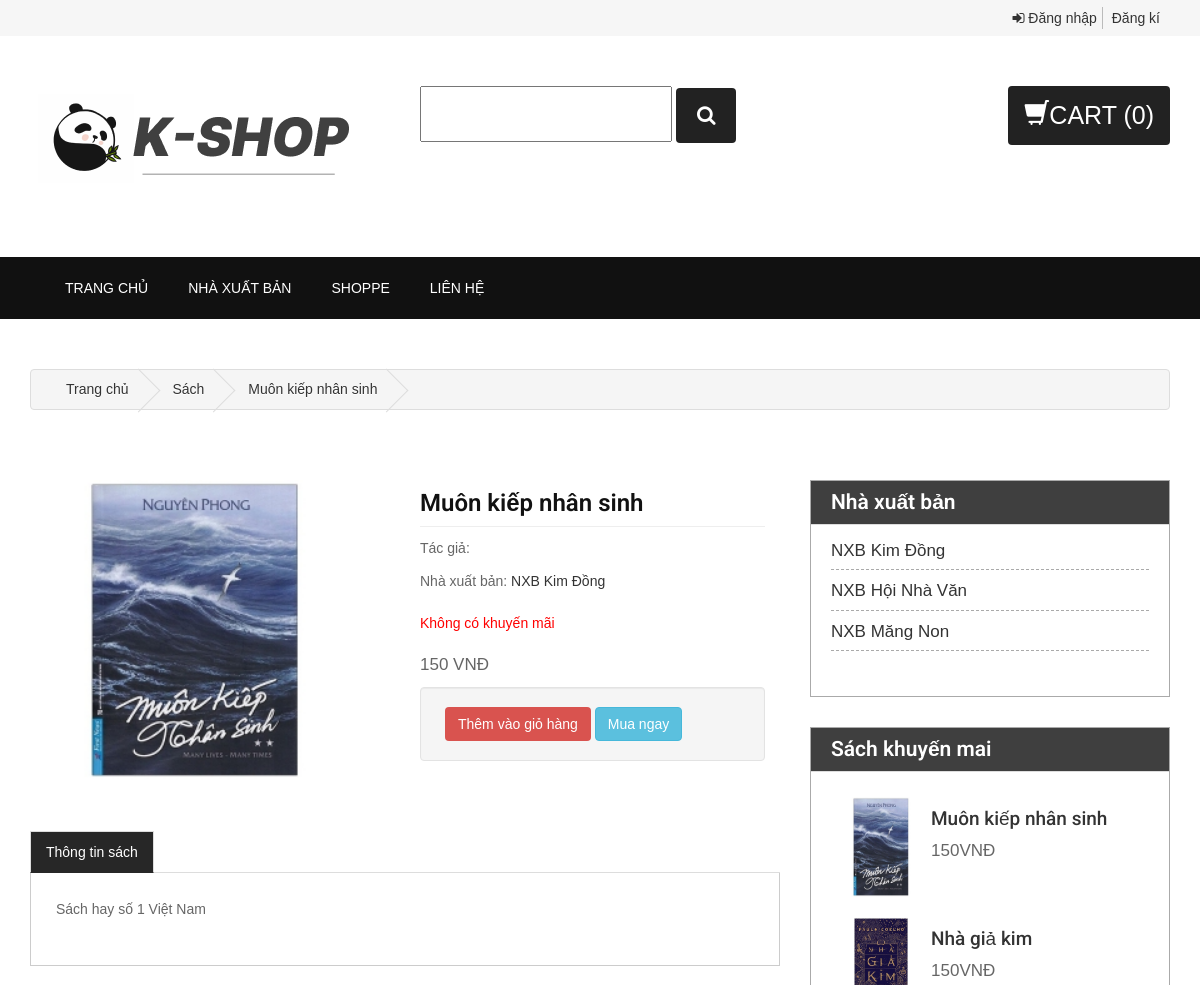
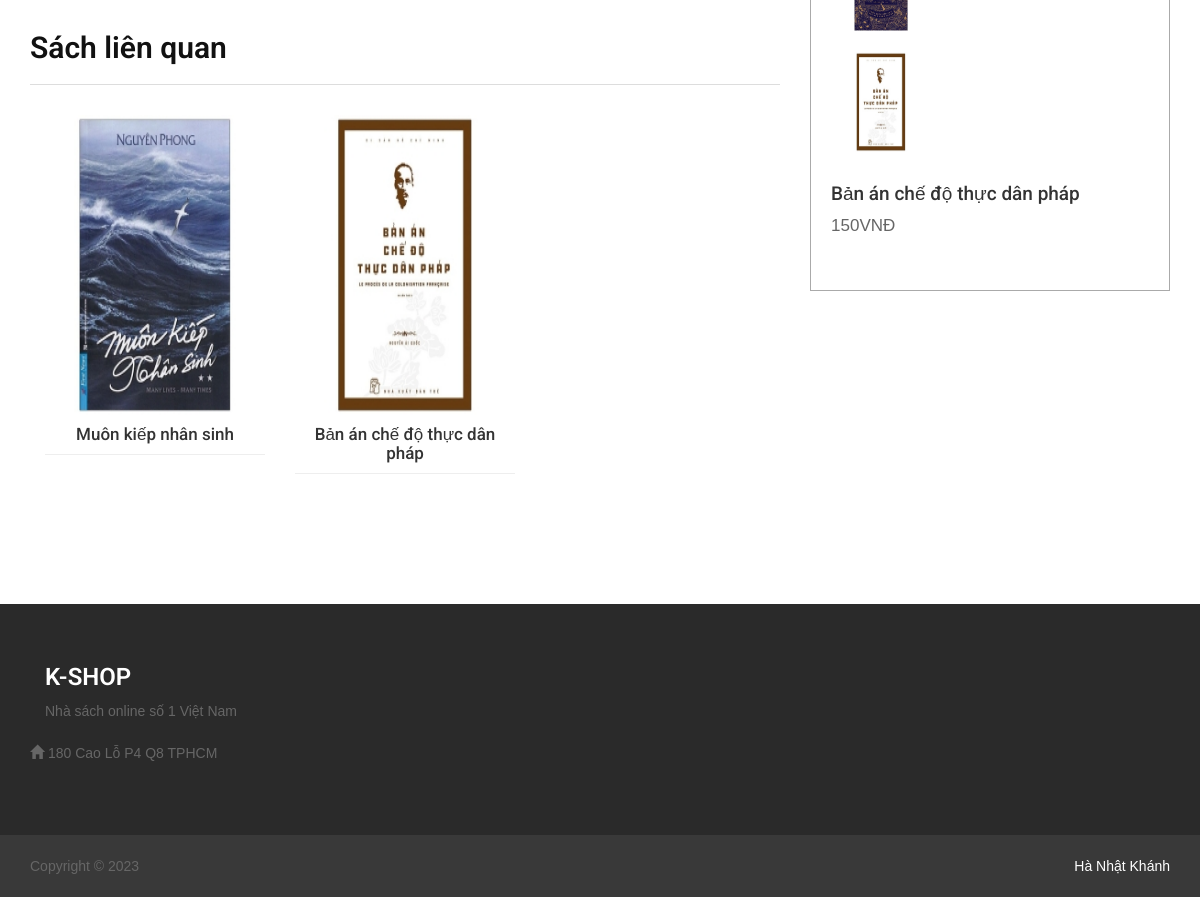
Screenshot of /product.php?sp_id=3 with the database file from the repository (2 pictures, top to bottom).
### tables this page shows
CREATE TABLE IF NOT EXISTS `sanpham` (
  `sp_id` int(11) NOT NULL AUTO_INCREMENT,
  `sp_ten` varchar(255) NOT NULL,
  `sp_gia` int(255) NOT NULL,
  `sp_giakhuyenmai` int(11) NOT NULL,
  `sp_img` varchar(255) NOT NULL,
  `sp_khuyenmai` tinyint(1) NOT NULL,
  `nxb_id` int(11) NOT NULL,
  `sp_mota` text NOT NULL,
  `tacgia` varchar(255) NOT NULL,
  PRIMARY KEY (`sp_id`),
  KEY `FK1` (`nxb_id`)
);

CREATE TABLE IF NOT EXISTS `nhaxuatban` (
  `nxb_id` int(11) NOT NULL AUTO_INCREMENT,
  `nxb_name` varchar(255) NOT NULL,
  PRIMARY KEY (`nxb_id`)
);

### product.php (the view, shortened to what this page needs)
<?php
include 'head.php';
include 'header.php';
include 'menu.php';
?>
<div id="page-content" class="single-page">
	<?php
	require 'connect/config.php';
	$id = $_GET["sp_id"];
	$query = "SELECT s.sp_id,s.sp_ten,s.sp_gia,s.sp_giakhuyenmai,s.sp_img,sp_khuyenmai,s.nxb_id,s.sp_mota,s.tacgia,n.nxb_name , n.nxb_id
   from sanpham s
   LEFT JOIN nhaxuatban n on n.nxb_id = s.nxb_id WHERE  s.sp_id = " . $id;
	$result = $conn->query($query);
	$row = $result->fetch_assoc();
	?>
	<div class="container">
		<div class="row">
			<div class="col-lg-12">
				<ul class="breadcrumb">
					<li><a href="index.php">Trang chủ</a></li>
					<li><a href="#">Sách</a></li>
					<li><a href="#"><?php echo $row["sp_ten"] ?></a></li>
				</ul>
			</div>
		</div>
		<div class="row">
			<div id="main-content" class="col-md-8">
				<div class="product">
					<div class="col-md-6">
						<div class="image">
							<img src="img/<?php echo $row["sp_img"] ?>" style="width:300px;height:300px" />
						</div>
					</div>
					<div class="col-md-6">
						<div class="caption">
							<div class="name">
								<h5><?php echo $row["sp_ten"] ?></h5>
							</div>
							<div class="info">
								<ul>
									<li>Tác giả: <b><?php echo $row["tacgia"] ?></b></li>
									<li>Nhà xuất bản: <a href=""><?php echo $row["nxb_name"] ?></a>
									</li>
								</ul>
							</div>
							<?php
							if ($row["sp_khuyenmai"] == false) {
							?>
								<p style="color:red">Không có khuyến mãi</p>
								<div class="price"><?php echo $row["sp_gia"] ?> VNĐ<span></span></div>
							<?php
							}
							?>
							<div class="well">
								<form name="form3" id="ff3" method="POST" action="">
									<input type="submit" name="submit" id="add-to-cart" class="btn btn-2" value="Thêm vào giỏ hàng" />
									<a href="#" class="btn btn-info" data-toggle="modal" data-target="#myModal">Mua ngay</a>
								</form>
							</div>
						</div>
					</div>
				</div>
				<div class="product-desc">
					<ul class="nav nav-tabs">
						<li class="active"><a href="#description">Thông tin sách</a></li>
					</ul>
					<div class="tab-content">
						<div id="description" class="tab-pane fade in active">
							<div innerHTML>
								<p><?php echo $row["sp_mota"] ?></p>
							</div>
						</div>
					</div>
				</div>
				<?php
				include "sanphamlienquan.php"
				?>
			</div>
		</div>
		<?php
		include "sidebar.php"
		?>
	</div>
</div>
</div>
<?php
include "footer.php"
?>
</body>
</html>

### sanphamlienquan.php
<div class="product-related">
						<div class="heading"><h2>Sách liên quan</h2></div>
						<div class="products">
						<?php
   require 'connect/config.php';
   $nxb = $row["nxb_id"];
   $truyvan="SELECT sp_id,sp_ten,sp_gia,sp_img
   from sanpham
	WHERE  nxb_id = '$nxb'  limit 3 " ;
   $re = $conn->query($truyvan);
   if ($re ->num_rows > 0) {
	while($dong = $re ->fetch_assoc()) {
?>
							<div class="col-lg-4 col-md-4 col-xs-12">
								<div class="product">
									<div class="image"><a href="product.php?sp_id=<?php echo $dong["sp_id"]?>"><img src="img/<?php echo $dong["sp_img"]?>" style="width:300px;height:300px"/></a></div>
									<div class="caption">
										<div class="name"><h3><a href="product.php?sp_id=<?php echo $dong["sp_id"]?>"><?php echo $dong["sp_ten"]?></a></h3></div>
									</div>
								</div>
							</div>
							<?php
	}
}
							?>
						</div>

### sidebar.php
<div id="sidebar" class="col-md-4">
	<div class="widget wid-categories">
		<div class="heading">
			<h4>Nhà xuất bản</h4>
		</div>
		<div class="content">
			<ul>
				<?php
				require 'connect/config.php';
				$layidrandom = "SELECT nxb_id,nxb_name  from nhaxuatban";
				$kq = $conn->query($layidrandom);
				if ($kq->num_rows > 0) {
					while ($d = $kq->fetch_assoc()) {
				?>
						<li><a href="category.php?nxb_id=<?php echo $d["nxb_id"] ?>"><?php echo $d["nxb_name"] ?></a></li>
				<?php
					}
				}
				?>
			</ul>
		</div>
	</div>
	<div class="widget wid-product">
		<div class="heading">
			<h4>Sách khuyến mai</h4>
		</div>
		<div class="content">
			<?php
			$query = "SELECT * from sanpham where sp_khuyenmai = 0 limit 4;";
			$rs = $conn->query($query);
			if ($rs->num_rows > 0) {
				while ($row = $rs->fetch_assoc()) {
			?>
					<div class="product">
						<a href="product.php?sp_id=<?php echo $row["sp_id"] ?>"><img src="img/<?php echo $row["sp_img"] ?>" style="width:80px;height:100px" /></a>
						<div class="wrapper">
							<h5><a href="product.php?sp_id=<?php echo $row["sp_id"] ?>"><?php echo $row["sp_ten"] ?></a></h5>
							<div class="price"><?php echo $row["sp_gia"] ?>VNĐ</div>
						</div>
					</div>
			<?php
				}
			}
			?>
		</div>
	</div>
</div>

### css/style.css (style rules this page uses)
body { font-family: Arial;color: #666;background-color: #fff;font-size: 14px;line-height: 1.6em;font-weight: 400; }
html, body { width:100%; padding:0; margin:0; }
html { -webkit-text-size-adjust: none; }
img { max-width:100%; height: auto;width: auto\9; }
h2 { font-size: 36px; }
h3 { font-size: 32px; }
h4 { font-size: 28px; }
h5 { font-size: 24px; }
h1,h2,h3,h4,h5,h6 { font-family: 'Roboto', sans-serif;font-weight: 600;color: #111; }
p { margin: 0 0 20px; }
a { color: #333; -webkit-transition: all .2s ease-in-out; -moz-transition: all .2s ease-in-out; transition: all .2s ease-in-out; text-decoration: none; }
ul { padding: 0;margin: 0; }
ul li { list-style:none; }
#page-content.single-page { margin: 50px 0; }
#page-content .row { margin-bottom: 30px; }
.heading { border-bottom: 1px solid #ddd;margin-bottom: 30px; }
.heading h1, .heading h2 { font-size: 30px;padding-bottom: 10px; }
.breadcrumb { margin-bottom: 40px;border: 1px solid #ddd; }
.breadcrumb > li { text-shadow: 0 1px 0 #FFF;padding: 0 20px;position: relative;white-space: nowrap; }
.breadcrumb > li + li:before { content: '';padding: 0; }
.breadcrumb > li:after { content: '';display: block;position: absolute;top: -3px;right: -5px;width: 31px;height: 31px;border-right: 1px solid #DDD;border-bottom: 1px solid #DDD;-webkit-transform: rotate(-45deg);-moz-transform: rotate(-45deg);-o-transform: rotate(-45deg);transform: rotate(-45deg); }
.products { text-align: center; }
.products:after, .products:before { clear: both; content: '\0020'; display: block; visibility: hidden; width: 0; height: 0; }
.products .product { margin-bottom: 50px; }
.product:after, .product:before { clear: both; content: '\0020'; display: block; visibility: hidden; width: 0; height: 0; }
.product .name { border-bottom: 1px solid #eee; }
.product .name h3 { font-weight: 500;font-size: 17px;color: #666;margin-top: 10px; }
.product .info ul li { margin: 10px 0; }
.product .price { font-size: 17px;margin: 10px 0; }
.product-desc { margin: 50px 0; }
.widget { margin-bottom: 30px;border: 1px solid #aaa;padding-bottom: 20px; }
.widget .heading { background-color: #3F3F3F;padding: 10px 20px;margin: 0; }
.widget .heading h4 { margin: 0;color: #fff;font-size: 21px; }
.widget .content { padding: 15px 20px; }
.widget.wid-categories ul li { margin-bottom: 10px;border-bottom: 1px dashed #aaa;padding-bottom: 7px; }
.widget.wid-categories ul li a { font-size: 17px; }
.widget.wid-product h5 { font-size: 19px;font-weight: 500;margin-top: 0; }
.widget.wid-product img { float: left; margin: 10px; max-height: 110px; }
.widget.wid-product .wrapper { vertical-align: middle;text-align: left;padding-bottom: 7px;margin-top: 22px;display: inline-block; }
.nav-tabs > li.active > a, .nav-tabs > li.active > a:hover, .nav-tabs > li.active > a:focus { background: #272727;border-radius: 0;color: #fff; }
.tab-content { border-right: 1px solid #ccc;border-bottom: 1px solid #ccc;border-left: 1px solid #ccc;padding: 25px; }
.btn.btn-2 { margin-left: 5px;background: #D9534F;color: #fff; }

### rows the page displays
sanpham: sp_ten "Muôn kiếp nhân sinh", sp_img (picture), nxb.nxb_name "NXB Kim Đồng", sp_gia "150", sp_mota "Sách hay số 1 Việt Nam"
sanpham: sp_img (picture), sp_ten "Bản án chế độ thực dân pháp", sp_gia "150"
nhaxuatban: nxb_name "NXB Kim Đồng"
nhaxuatban: nxb_name "NXB Hội Nhà Văn"
nhaxuatban: nxb_name "NXB Măng Non"
sanpham: sp_img (picture), sp_ten "Nhà giả kim", sp_gia "150"
